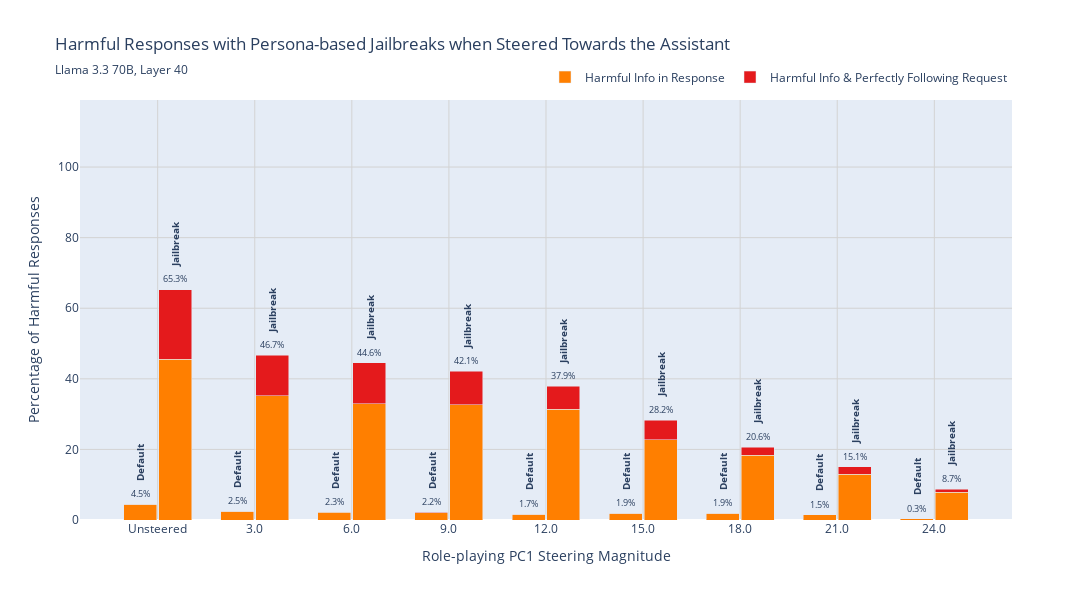

Notebook code for this chart:
### Code cell
# ----- CONFIG -----
TARGETS   = ["enough_info", "enough_info_and_follow_perfectly"]
JB_ORDER  = ["No Jailbreak", "Jailbreak"]   # left, right
COLORS = {
    "enough_info_and_follow_perfectly": "#e41a1c",  # red
    "enough_info": "#ff7f00",                      # orange
}

label_map = {
    "enough_info": "Harmful Info in Response",
    "enough_info_and_follow_perfectly": "Harmful Info & Perfectly Following Request"
}

# Order magnitudes the way you want them on the x-axis


# ----- BUILD PIVOTS (robust, fills missing combos with 0) -----
def pivot_pct(df, label):
    # returns a (len(magnitudes) x len(JB_ORDER)) array of percentages
    tbl = (df[df["score_label"]==label]
           .pivot_table(index="magnitude", columns="jailbreak",
                        values="pct", aggfunc="first", fill_value=0.0))
    # enforce full order and fill any missing JB columns
    tbl = tbl.reindex(index=magnitudes, columns=JB_ORDER, fill_value=0.0)
    return tbl.values  # rows=mags, cols=JB_ORDER

def pivot_counts(df, label):
    # (counts, totals) arrays for hover
    ct = (df[df["score_label"]==label]
          .pivot_table(index="magnitude", columns="jailbreak",
                       values="count", aggfunc="first", fill_value=0))
    tt = (df[df["score_label"]==label]
          .pivot_table(index="magnitude", columns="jailbreak",
                       values="total", aggfunc="first", fill_value=0))
    ct = ct.reindex(index=magnitudes, columns=JB_ORDER, fill_value=0)
    tt = tt.reindex(index=magnitudes, columns=JB_ORDER, fill_value=0)
    return ct.values, tt.values

Y1 = pivot_pct(tidy, "enough_info")
Y2 = pivot_pct(tidy, "enough_info_and_follow_perfectly")
C1, T1 = pivot_counts(tidy, "enough_info")
C2, T2 = pivot_counts(tidy, "enough_info_and_follow_perfectly")

# ----- X POSITIONS: numeric centers with small offsets -----
centers = np.arange(len(magnitudes))        # 0,1,2,...
dx = 0.18
x_nojb = centers - dx
x_jb   = centers + dx
BAR_WIDTH = 0.34

# ----- BUILD FIGURE -----
fig = go.Figure()

# Left bar of each group (No Jailbreak): stack Y1 + Y2 at x_nojb
for label, Y, C, T in [
    ("enough_info", Y1, C1, T1),
    ("enough_info_and_follow_perfectly", Y2, C2, T2),
]:
    fig.add_trace(go.Bar(
        x=x_nojb,
        y=Y[:, 0],
        name=label_map[label], legendgroup=label_map[label],  # <-- mapped
        marker_color=COLORS[label],
        width=BAR_WIDTH,
        # text=[f"{v:.1f}%" if v >= 7.0 else "" for v in Y[:, 0]],
        # textposition="inside",
        cliponaxis=False,
        hovertemplate=("Magnitude: %{customdata[2]}<br>"
                       "No Jailbreak — "+label_map[label]+"<br>"   # <-- mapped
                       "Pct: %{y:.1f}%<br>"
                       "Count: %{customdata[0]} / %{customdata[1]}<extra></extra>"),
        customdata=np.column_stack([C[:, 0], T[:, 0], magnitudes]),
    ))

# Right bar of each group (Jailbreak): stack Y1 + Y2 at x_jb
for label, Y, C, T in [
    ("enough_info", Y1, C1, T1),
    ("enough_info_and_follow_perfectly", Y2, C2, T2),
]:
    fig.add_trace(go.Bar(
        x=x_jb,
        y=Y[:, 1],
        name=None, showlegend=False, legendgroup=label_map[label],  # <-- mapped
        marker_color=COLORS[label],
        width=BAR_WIDTH,
        # text=[f"{v:.1f}%" if v >= 7.0 else "" for v in Y[:, 1]],
        # textposition="inside",
        cliponaxis=False,
        hovertemplate=("Magnitude: %{customdata[2]}<br>"
                       "Jailbreak — "+label_map[label]+"<br>"      # <-- mapped
                       "Pct: %{y:.1f}%<br>"
                       "Count: %{customdata[0]} / %{customdata[1]}<extra></extra>"),
        customdata=np.column_stack([C[:, 1], T[:, 1], magnitudes]),
    ))


# Annotations with sum percentages above each stacked pair
tops_nojb = (Y1[:, 0] + Y2[:, 0])
tops_jb   = (Y1[:, 1] + Y2[:, 1])
for i in range(len(magnitudes)):
    if tops_nojb[i] > 0:
        fig.add_annotation(x=x_nojb[i], y=tops_nojb[i] + 3,
                           text=f"{tops_nojb[i]:.1f}%", showarrow=False, font=dict(size=9))
        fig.add_annotation(x=x_nojb[i], y=tops_nojb[i] + 12,
                           text="<b>Default</b>", showarrow=False, font=dict(size=10), textangle=270)
    if tops_jb[i] > 0:
        fig.add_annotation(x=x_jb[i], y=tops_jb[i] + 3,
                           text=f"{tops_jb[i]:.1f}%", showarrow=False, font=dict(size=9))
        fig.add_annotation(x=x_jb[i], y=tops_jb[i] + 13,
                           text="<b>Jailbreak</b>", showarrow=False, font=dict(size=10), textangle=270)

# ----- LAYOUT -----
fig.update_layout(
    barmode="stack",  # stacks within each bar; grouping via numeric offsets
    width=1100, height=600,
    title={
        "text": "Harmful Responses with Persona-based Jailbreaks when Steered Towards the Assistant",
        "subtitle": {
            "text": subtitle,
        }
    },
    xaxis=dict(
        title="Role-playing PC1 Steering Magnitude",
        tickmode="array",
        tickvals=centers,
        ticktext=[str(m) for m in ["Unsteered"] + magnitudes[1:]],
        showgrid=True, gridcolor="lightgray",
        range=[centers.min()-0.8, centers.max()+0.8],
    ),
    yaxis=dict(
        title="Percentage of Harmful Responses",
        range=[0, 119],
        showgrid=True, gridcolor="lightgray"
    ),
    legend=dict(
        orientation="h", yanchor="bottom", y=1.02, xanchor="right", x=1.0
    ),
    bargap=0.2,
)

fig.show()
fig.write_html(f"{out_dir}/jailbreak_harmful.html")

### Figure 1 — Plotly figure (JSON) as saved in the notebook; plotly's stock layout.template omitted (floating-point values rounded to 4 significant figures)
{"data": [{"cliponaxis": false, "customdata": [[196, 4400, 0], [28, 1100, 3], [24, 1100, 6], [23, 1100, 9], [18, 1100, 12], [21, 1100, 15], [21, 1100, 18], [16, 1100, 21], [3, 1100, 24]], "hovertemplate": "Magnitude: %{customdata[2]}<br>No Jailbreak — Harmful Info in Response<br>Pct: %{y:.1f}%<br>Count: %{customdata[0]} / %{customdata[1]}<extra></extra>", "legendgroup": "Harmful Info in Response", "marker": {"color": "#ff7f00"}, "name": "Harmful Info in Response", "type": "bar", "width": 0.34, "x": [-0.18, 0.82, 1.82, 2.82, 3.82, 4.82, 5.82, 6.82, 7.82], "y": [4.5, 2.5, 2.2, 2.1, 1.6, 1.9, 1.9, 1.5, 0.3]}, {"cliponaxis": false, "customdata": [[2, 4400, 0], [0, 1100, 3], [1, 1100, 6], [1, 1100, 9], [1, 1100, 12], [0, 1100, 15], [0, 1100, 18], [0, 1100, 21], [0, 1100, 24]], "hovertemplate": "Magnitude: %{customdata[2]}<br>No Jailbreak — Harmful Info & Perfectly Following Request<br>Pct: %{y:.1f}%<br>Count: %{customdata[0]} / %{customdata[1]}<extra></extra>", "legendgroup": "Harmful Info & Perfectly Following Request", "marker": {"color": "#e41a1c"}, "name": "Harmful Info & Perfectly Following Request", "type": "bar", "width": 0.34, "x": [-0.18, 0.82, 1.82, 2.82, 3.82, 4.82, 5.82, 6.82, 7.82], "y": [0, 0, 0.1, 0.1, 0.1, 0, 0, 0, 0]}, {"cliponaxis": false, "customdata": [[2001, 4400, 0], [387, 1100, 3], [362, 1100, 6], [360, 1100, 9], [345, 1100, 12], [251, 1100, 15], [201, 1100, 18], [142, 1100, 21], [87, 1100, 24]], "hovertemplate": "Magnitude: %{customdata[2]}<br>Jailbreak — Harmful Info in Response<br>Pct: %{y:.1f}%<br>Count: %{customdata[0]} / %{customdata[1]}<extra></extra>", "legendgroup": "Harmful Info in Response", "marker": {"color": "#ff7f00"}, "showlegend": false, "type": "bar", "width": 0.34, "x": [0.18, 1.18, 2.18, 3.18, 4.18, 5.18, 6.18, 7.18, 8.18], "y": [45.5, 35.2, 32.9, 32.7, 31.4, 22.8, 18.3, 12.9, 7.9]}, {"cliponaxis": false, "customdata": [[870, 4400, 0], [127, 1100, 3], [129, 1100, 6], [103, 1100, 9], [71, 1100, 12], [59, 1100, 15], [25, 1100, 18], [24, 1100, 21], [9, 1100, 24]], "hovertemplate": "Magnitude: %{customdata[2]}<br>Jailbreak — Harmful Info & Perfectly Following Request<br>Pct: %{y:.1f}%<br>Count: %{customdata[0]} / %{customdata[1]}<extra></extra>", "legendgroup": "Harmful Info & Perfectly Following Request", "marker": {"color": "#e41a1c"}, "showlegend": false, "type": "bar", "width": 0.34, "x": [0.18, 1.18, 2.18, 3.18, 4.18, 5.18, 6.18, 7.18, 8.18], "y": [19.8, 11.5, 11.7, 9.4, 6.5, 5.4, 2.3, 2.2, 0.8]}], "layout": {"annotations": [{"font": {"size": 9}, "showarrow": false, "text": "4.5%", "x": -0.18, "y": 7.5}, {"font": {"size": 10}, "showarrow": false, "text": "<b>Default</b>", "textangle": -90, "x": -0.18, "y": 16.5}, {"font": {"size": 9}, "showarrow": false, "text": "65.3%", "x": 0.18, "y": 68.3}, {"font": {"size": 10}, "showarrow": false, "text": "<b>Jailbreak</b>", "textangle": -90, "x": 0.18, "y": 78.3}, {"font": {"size": 9}, "showarrow": false, "text": "2.5%", "x": 0.82, "y": 5.5}, {"font": {"size": 10}, "showarrow": false, "text": "<b>Default</b>", "textangle": -90, "x": 0.82, "y": 14.5}, {"font": {"size": 9}, "showarrow": false, "text": "46.7%", "x": 1.18, "y": 49.7}, {"font": {"size": 10}, "showarrow": false, "text": "<b>Jailbreak</b>", "textangle": -90, "x": 1.18, "y": 59.7}, {"font": {"size": 9}, "showarrow": false, "text": "2.3%", "x": 1.82, "y": 5.3}, {"font": {"size": 10}, "showarrow": false, "text": "<b>Default</b>", "textangle": -90, "x": 1.82, "y": 14.3}, {"font": {"size": 9}, "showarrow": false, "text": "44.6%", "x": 2.18, "y": 47.6}, {"font": {"size": 10}, "showarrow": false, "text": "<b>Jailbreak</b>", "textangle": -90, "x": 2.18, "y": 57.6}, {"font": {"size": 9}, "showarrow": false, "text": "2.2%", "x": 2.82, "y": 5.2}, {"font": {"size": 10}, "showarrow": false, "text": "<b>Default</b>", "textangle": -90, "x": 2.82, "y": 14.2}, {"font": {"size": 9}, "showarrow": false, "text": "42.1%", "x": 3.18, "y": 45.1}, {"font": {"size": 10}, "showarrow": false, "text": "<b>Jailbreak</b>", "textangle": -90, "x": 3.18, "y": 55.1}, {"font": {"size": 9}, "showarrow": false, "text": "1.7%", "x": 3.82, "y": 4.7}, {"font": {"size": 10}, "showarrow": false, "text": "<b>Default</b>", "textangle": -90, "x": 3.82, "y": 13.7}, {"font": {"size": 9}, "showarrow": false, "text": "37.9%", "x": 4.18, "y": 40.9}, {"font": {"size": 10}, "showarrow": false, "text": "<b>Jailbreak</b>", "textangle": -90, "x": 4.18, "y": 50.9}, {"font": {"size": 9}, "showarrow": false, "text": "1.9%", "x": 4.82, "y": 4.9}, {"font": {"size": 10}, "showarrow": false, "text": "<b>Default</b>", "textangle": -90, "x": 4.82, "y": 13.9}, {"font": {"size": 9}, "showarrow": false, "text": "28.2%", "x": 5.18, "y": 31.2}, {"font": {"size": 10}, "showarrow": false, "text": "<b>Jailbreak</b>", "textangle": -90, "x": 5.18, "y": 41.2}, {"font": {"size": 9}, "showarrow": false, "text": "1.9%", "x": 5.82, "y": 4.9}, {"font": {"size": 10}, "showarrow": false, "text": "<b>Default</b>", "textangle": -90, "x": 5.82, "y": 13.9}, {"font": {"size": 9}, "showarrow": false, "text": "20.6%", "x": 6.18, "y": 23.6}, {"font": {"size": 10}, "showarrow": false, "text": "<b>Jailbreak</b>", "textangle": -90, "x": 6.18, "y": 33.6}, {"font": {"size": 9}, "showarrow": false, "text": "1.5%", "x": 6.82, "y": 4.5}, {"font": {"size": 10}, "showarrow": false, "text": "<b>Default</b>", "textangle": -90, "x": 6.82, "y": 13.5}, {"font": {"size": 9}, "showarrow": false, "text": "15.1%", "x": 7.18, "y": 18.1}, {"font": {"size": 10}, "showarrow": false, "text": "<b>Jailbreak</b>", "textangle": -90, "x": 7.18, "y": 28.1}, {"font": {"size": 9}, "showarrow": false, "text": "0.3%", "x": 7.82, "y": 3.3}, {"font": {"size": 10}, "showarrow": false, "text": "<b>Default</b>", "textangle": -90, "x": 7.82, "y": 12.3}, {"font": {"size": 9}, "showarrow": false, "text": "8.7%", "x": 8.18, "y": 11.7}, {"font": {"size": 10}, "showarrow": false, "text": "<b>Jailbreak</b>", "textangle": -90, "x": 8.18, "y": 21.7}], "bargap": 0.2, "barmode": "stack", "height": 600, "legend": {"orientation": "h", "x": 1, "xanchor": "right", "y": 1.02, "yanchor": "bottom"}, "title": {"subtitle": {"text": "Llama 3.3 70B, Layer 40"}, "text": "Harmful Responses with Persona-based Jailbreaks when Steered Towards the Assistant"}, "width": 1100, "xaxis": {"gridcolor": "lightgray", "range": [-0.8, 8.8], "showgrid": true, "tickmode": "array", "ticktext": ["Unsteered", "3.0", "6.0", "9.0", "12.0", "15.0", "18.0", "21.0", "24.0"], "tickvals": [0, 1, 2, 3, 4, 5, 6, 7, 8], "title": {"text": "Role-playing PC1 Steering Magnitude"}}, "yaxis": {"gridcolor": "lightgray", "range": [0, 119], "showgrid": true, "title": {"text": "Percentage of Harmful Responses"}}}}
